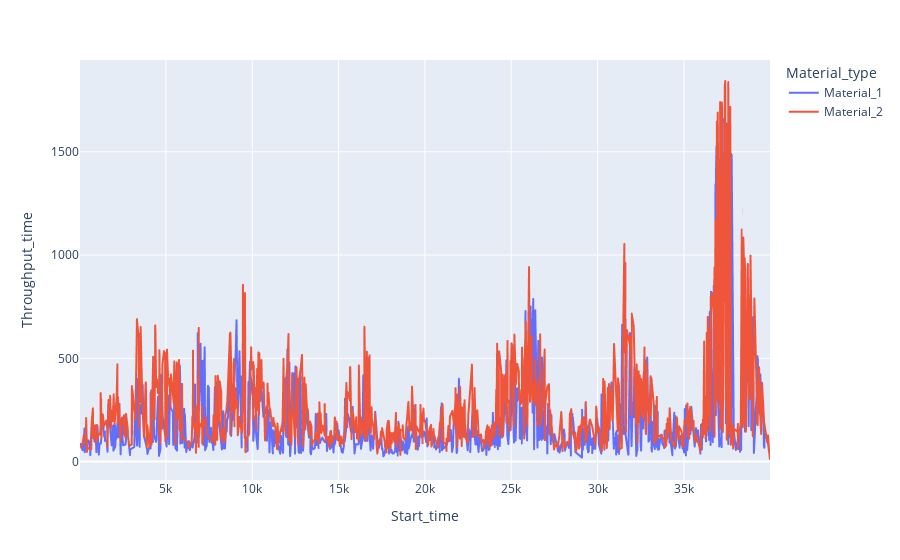

This figure's notebook cell:
### Code cell
import plotly.express as px

fig = px.line(df_tp, x="Start_time", y="Throughput_time", color='Material_type')
fig.show()

### Figure 1 — Plotly figure (JSON) as saved in the notebook; plotly's stock layout.template omitted (floating-point values rounded to 4 significant figures; data arrays with more than 128 entries replaced by an {"elided": "..."} marker saying what was removed)
{"data": [{"hovertemplate": "Material_type=Material_1<br>Start_time=%{x}<br>Throughput_time=%{y}<extra></extra>", "legendgroup": "Material_1", "line": {"color": "#636efa", "dash": "solid"}, "marker": {"symbol": "circle"}, "mode": "lines", "name": "Material_1", "showlegend": true, "type": "scattergl", "x": {"elided": "911 float values"}, "xaxis": "x", "y": {"elided": "911 float values"}, "yaxis": "y"}, {"hovertemplate": "Material_type=Material_2<br>Start_time=%{x}<br>Throughput_time=%{y}<extra></extra>", "legendgroup": "Material_2", "line": {"color": "#EF553B", "dash": "solid"}, "marker": {"symbol": "circle"}, "mode": "lines", "name": "Material_2", "showlegend": true, "type": "scattergl", "x": {"elided": "915 float values"}, "xaxis": "x", "y": {"elided": "915 float values"}, "yaxis": "y"}], "layout": {"legend": {"title": {"text": "Material_type"}, "tracegroupgap": 0}, "margin": {"t": 60}, "xaxis": {"anchor": "y", "domain": [0, 1], "title": {"text": "Start_time"}}, "yaxis": {"anchor": "x", "domain": [0, 1], "title": {"text": "Throughput_time"}}}}
